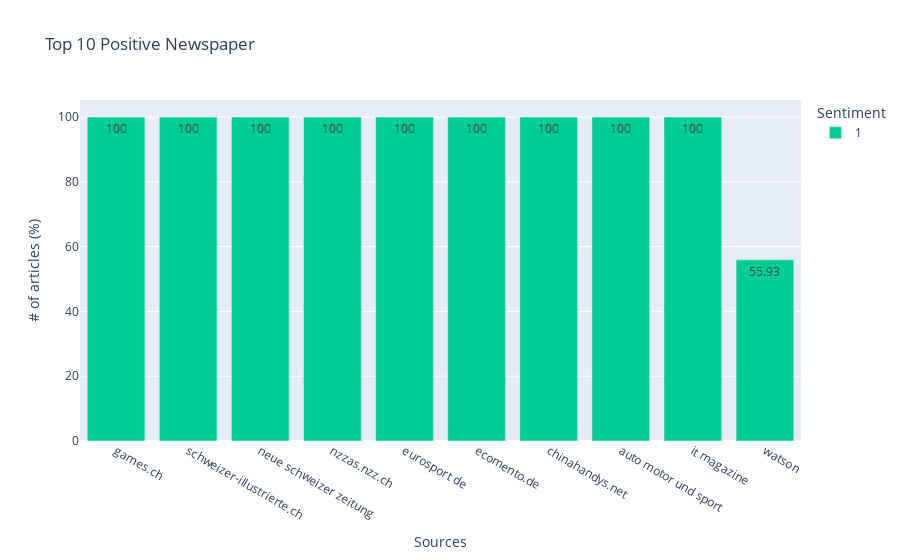

The code cell stored with this chart in its notebook:
### Code cell
figNews10 = px.bar(gr10Pos,
                   x="source",
                   y="sentiment %",
                   text = "sentiment %", 
                   barmode="group",
                   color="sentiment",
                   color_discrete_map={
                    '0': '#ef553b',
                    '1': '#00cc96'
                    },
                   labels={
                      "source": "Sources",
                      "sentiment %": "# of articles (%)",
                      "sentiment": "Sentiment"
                  },
                  title="Top 10 Positive Newspaper"
                  )

figNews10.show()

### Figure 1 — Plotly figure (JSON) as saved in the notebook; plotly's stock layout.template omitted (floating-point values rounded to 4 significant figures)
{"data": [{"alignmentgroup": "True", "hovertemplate": "Sentiment=1<br>Sources=%{x}<br># of articles (%)=%{text}<extra></extra>", "legendgroup": "1", "marker": {"color": "#00cc96"}, "name": "1", "offsetgroup": "1", "orientation": "v", "showlegend": true, "text": [100, 100, 100, 100, 100, 100, 100, 100, 100, 55.93], "textposition": "auto", "type": "bar", "x": ["games.ch", "schweizer-illustrierte.ch", "neue schweizer zeitung", "nzzas.nzz.ch", "eurosport de", "ecomento.de", "chinahandys.net", "auto motor und sport", "it magazine", "watson"], "xaxis": "x", "y": [100, 100, 100, 100, 100, 100, 100, 100, 100, 55.93], "yaxis": "y"}], "layout": {"barmode": "group", "legend": {"title": {"text": "Sentiment"}, "tracegroupgap": 0}, "title": {"text": "Top 10 Positive Newspaper"}, "xaxis": {"anchor": "y", "domain": [0, 1], "title": {"text": "Sources"}}, "yaxis": {"anchor": "x", "domain": [0, 1], "title": {"text": "# of articles (%)"}}}}
